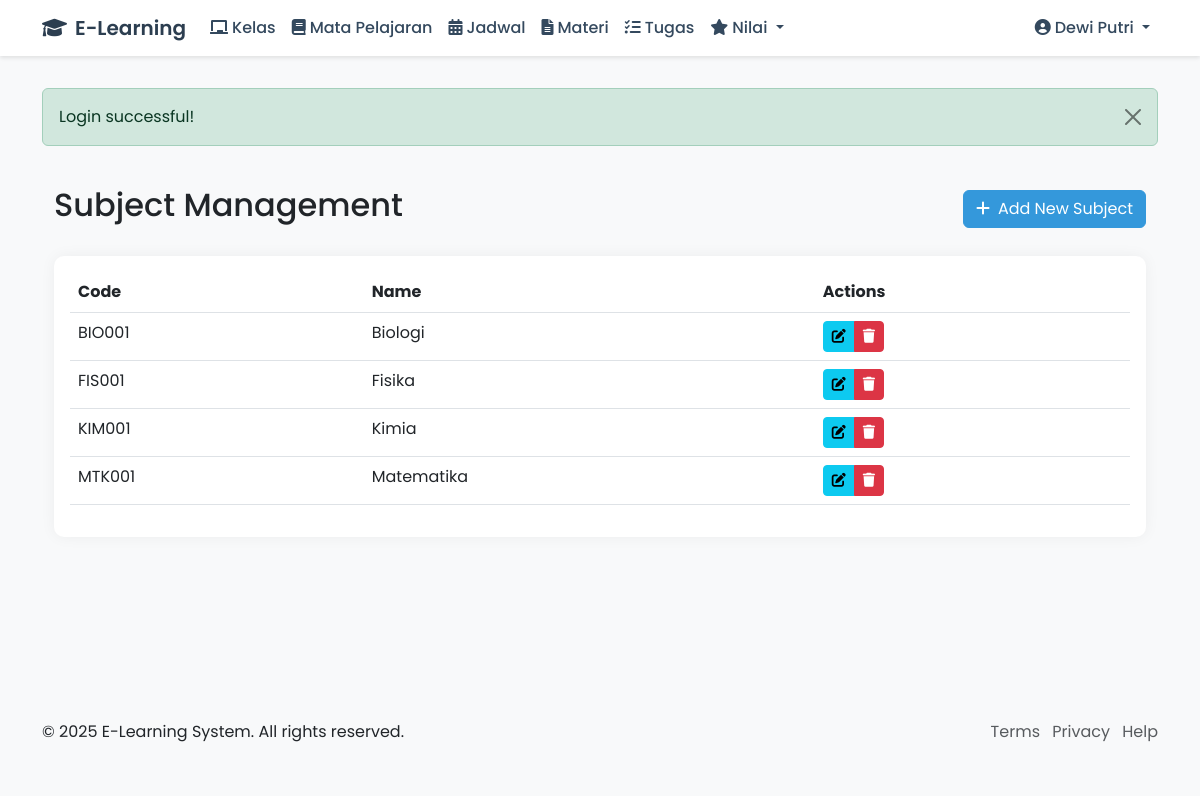
/web/modules/mapel/index.php (signed in), run on the app's committed database.
### tables this page shows
CREATE TABLE `mata_pelajaran` (
  `id` int(11) NOT NULL,
  `nama` varchar(100) NOT NULL,
  `kode` varchar(20) NOT NULL,
  `deskripsi` text DEFAULT NULL,
  `dibuat_pada` timestamp NULL DEFAULT NULL,
  `diperbarui_pada` timestamp NULL DEFAULT NULL
);

### web/modules/mapel/index.php (the view, shortened to what this page needs)
<?php
require_once __DIR__ . '/../../config/config.php';
$db = (new Database())->getConnection();
$query = "SELECT * FROM mata_pelajaran ORDER BY nama";
$result = $db->query($query);
$subjects = $result->fetch_all(MYSQLI_ASSOC);
require_once __DIR__ . '/../../includes/header.php';
?>
<div class="container py-4">
    <div class="d-flex justify-content-between align-items-center mb-4">
        <h2>Subject Management</h2>
        <a href="create.php" class="btn btn-primary">
            <i class="fas fa-plus me-2"></i>Add New Subject
        </a>
    </div>
    <div class="card">
        <div class="card-body">
            <div class="table-responsive">
                <table class="table table-hover" id="subjectsTable">
                    <thead>
                        <tr>
                            <th>Code</th>
                            <th>Name</th>
                            <th>Actions</th>
                        </tr>
                    </thead>
                    <tbody>
                        <?php foreach ($subjects as $subject): ?>
                            <tr>
                                <td><?php echo htmlspecialchars($subject['kode']); ?></td>
                                <td><?php echo htmlspecialchars($subject['nama']); ?></td>
                                <td>
                                    <div class="btn-group">
                                        <a href="edit.php?id=<?php echo $subject['id']; ?>"
                                           class="btn btn-sm btn-info"
                                           title="Edit">
                                            <i class="fas fa-edit"></i>
                                        </a>
                                        <button type="button"
                                                class="btn btn-sm btn-danger"
                                                onclick="confirmDelete(<?php echo $subject['id']; ?>, '<?php echo htmlspecialchars($subject['nama']); ?>')"
                                                title="Delete">
                                            <i class="fas fa-trash"></i>
                                        </button>
                                    </div>
                                </td>
                            </tr>
                        <?php endforeach; ?>
                    </tbody>
                </table>
            </div>
        </div>
    </div>
</div>
<?php require_once __DIR__ . '/../../includes/footer.php'; ?>

### web/includes/header.php (style rules this page uses)
body { font-family: 'Poppins', sans-serif; background-color: #f8f9fa; }
.card { border: none; box-shadow: 0 0 15px rgba(0,0,0,.05); border-radius: 10px; }
.btn-primary { background-color: #3498db; border-color: #3498db; }

### data on the page
mata_pelajaran: kode "BIO001", nama "Biologi"
mata_pelajaran: kode "FIS001", nama "Fisika"
mata_pelajaran: kode "KIM001", nama "Kimia"
mata_pelajaran: kode "MTK001", nama "Matematika"

### other printed values
$_SESSION['user_name'] "Dewi Putri"
$message "Login successful!"
